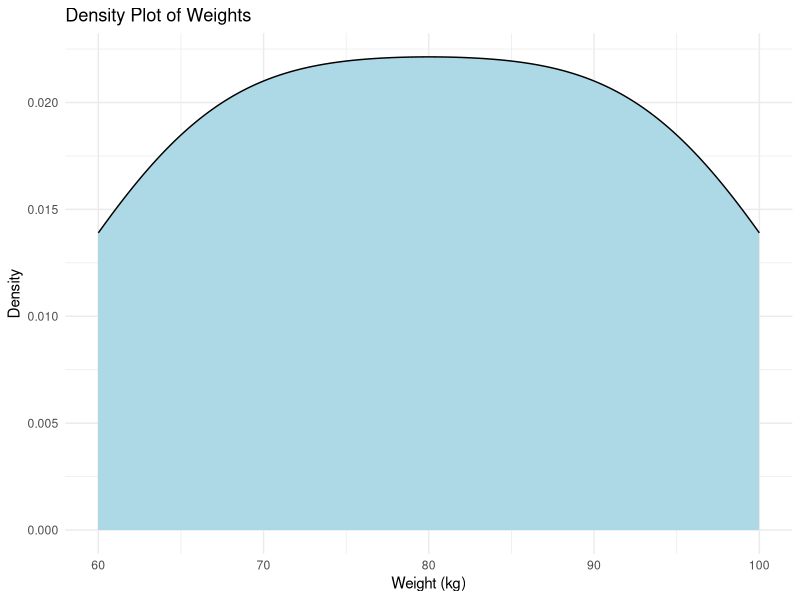

This figure's R source:
install.packages("ggplot2")
library(ggplot2)
# Create a data frame
weights_data <- data.frame(
  Weight = c(60, 65, 70, 75, 80, 85, 90, 95, 100)
)

# Plot density plot
ggplot(weights_data, aes(x = Weight)) +
  geom_density(fill = "lightblue") +
  labs(title = "Density Plot of Weights",
       x = "Weight (kg)",
       y = "Density") +
  theme_minimal()

